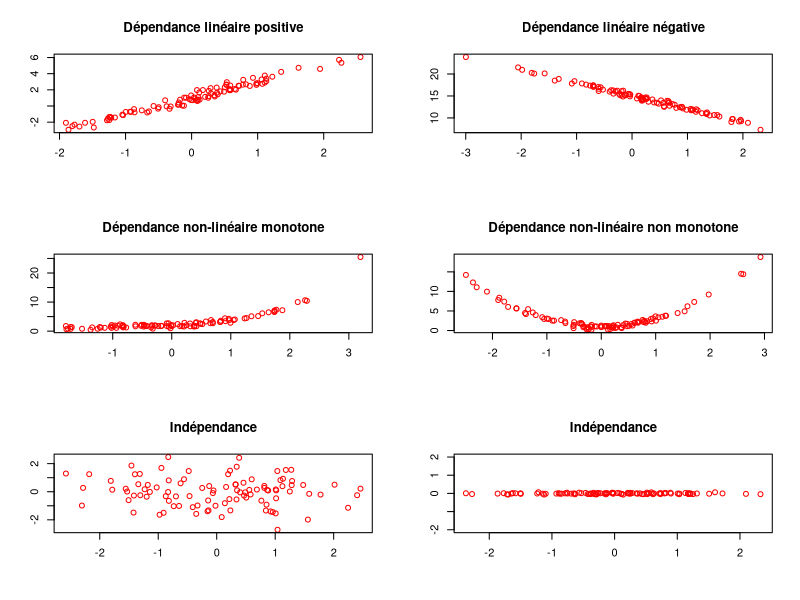
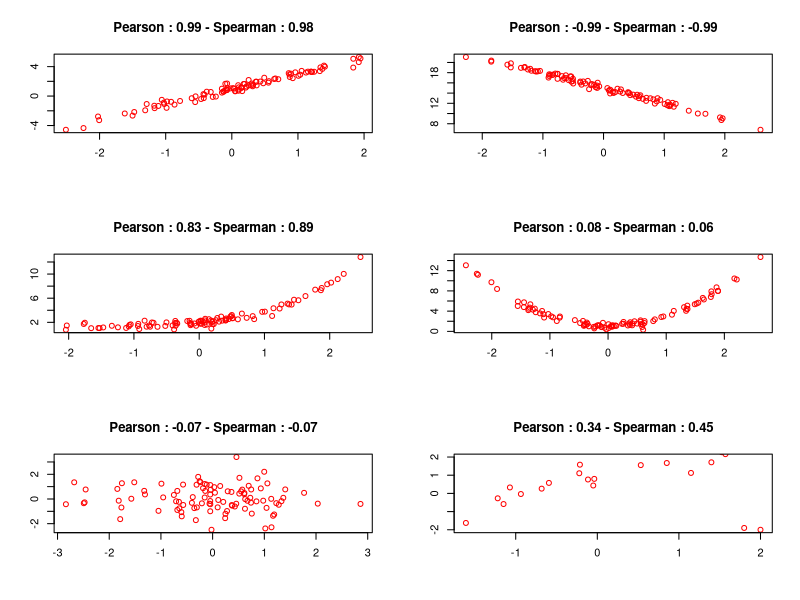

R code for these plots, in order:
## ---- chunk 1
par(mfrow=c(3,2))

x <- rnorm(100)
y <- 2*x + 1 + rnorm(100, 0, 0.4)
plot(x, y, main = "Dépendance linéaire positive", 
     xlab = "", ylab = "", col="red")

x <- rnorm(100)
y <- -3*x + 15 + rnorm(100, 0, 0.4)
plot(x, y, main = "Dépendance linéaire négative", 
     xlab = "", ylab = "", col="red")

x <- rnorm(100)
y <- exp(x) + 1 + rnorm(100, 0, 0.4)
plot(x, y, main = "Dépendance non-linéaire monotone", 
     xlab = "", ylab = "", col="red")

x <- rnorm(100)
y <- 2*x^2 + 1 + rnorm(100, 0, 0.4)
plot(x, y, main = "Dépendance non-linéaire non monotone", 
     xlab = "", ylab = "", col="red")

x <- rnorm(100)
y <- rnorm(100)
plot(x, y, main = "Indépendance", 
     xlab = "", ylab = "", col="red")

x <- rnorm(100)
y <- rnorm(100, 0, 0.03)
plot(x, y, main = "Indépendance", 
     xlab = "", ylab = "", col="red", ylim = c(-2,2))

## ---- chunk 2
par(mfrow=c(3,2))

x <- rnorm(100)
y <- 2*x + 1 + rnorm(100, 0, 0.4)
p <- round(cor(x, y), 2)
s <- round(cor(x, y, method = "spearman"), 2)
title <- paste0("Pearson : ", p, " - Spearman : ", s)  
plot(x, y, main = title, 
     xlab = "", ylab = "", col="red")

x <- rnorm(100)
y <- -3*x + 15 + rnorm(100, 0, 0.4)
p <- round(cor(x, y), 2)
s <- round(cor(x, y, method = "spearman"), 2)
title <- paste0("Pearson : ", p, " - Spearman : ", s)  
plot(x, y, main = title, 
     xlab = "", ylab = "", col="red")

x <- rnorm(100)
y <- exp(x) + 1 + rnorm(100, 0, 0.4)
p <- round(cor(x, y), 2)
s <- round(cor(x, y, method = "spearman"), 2)
title <- paste0("Pearson : ", p, " - Spearman : ", s)  
plot(x, y, main = title, 
     xlab = "", ylab = "", col="red")

x <- rnorm(100)
y <- 2*x^2 + 1 + rnorm(100, 0, 0.4)
p <- round(cor(x, y), 2)
s <- round(cor(x, y, method = "spearman"), 2)
title <- paste0("Pearson : ", p, " - Spearman : ", s)  
plot(x, y, main = title, 
     xlab = "", ylab = "", col="red")

x <- rnorm(100)
y <- rnorm(100)
p <- round(cor(x, y), 2)
s <- round(cor(x, y, method = "spearman"), 2)
title <- paste0("Pearson : ", p, " - Spearman : ", s)  
plot(x, y, main = title, 
     xlab = "", ylab = "", col="red")

x <- rnorm(20)
y <- x + 1 + rnorm(20, 0, 0.4)
x <- c(x, 2, 1.8)
y <- c(y, -2, -1.9)
p <- round(cor(x, y), 2)
s <- round(cor(x, y, method = "spearman"), 2)
title <- paste0("Pearson : ", p, " - Spearman : ", s)  
plot(x, y, main = title, 
     xlab = "", ylab = "", col="red", ylim = c(-2,2))
